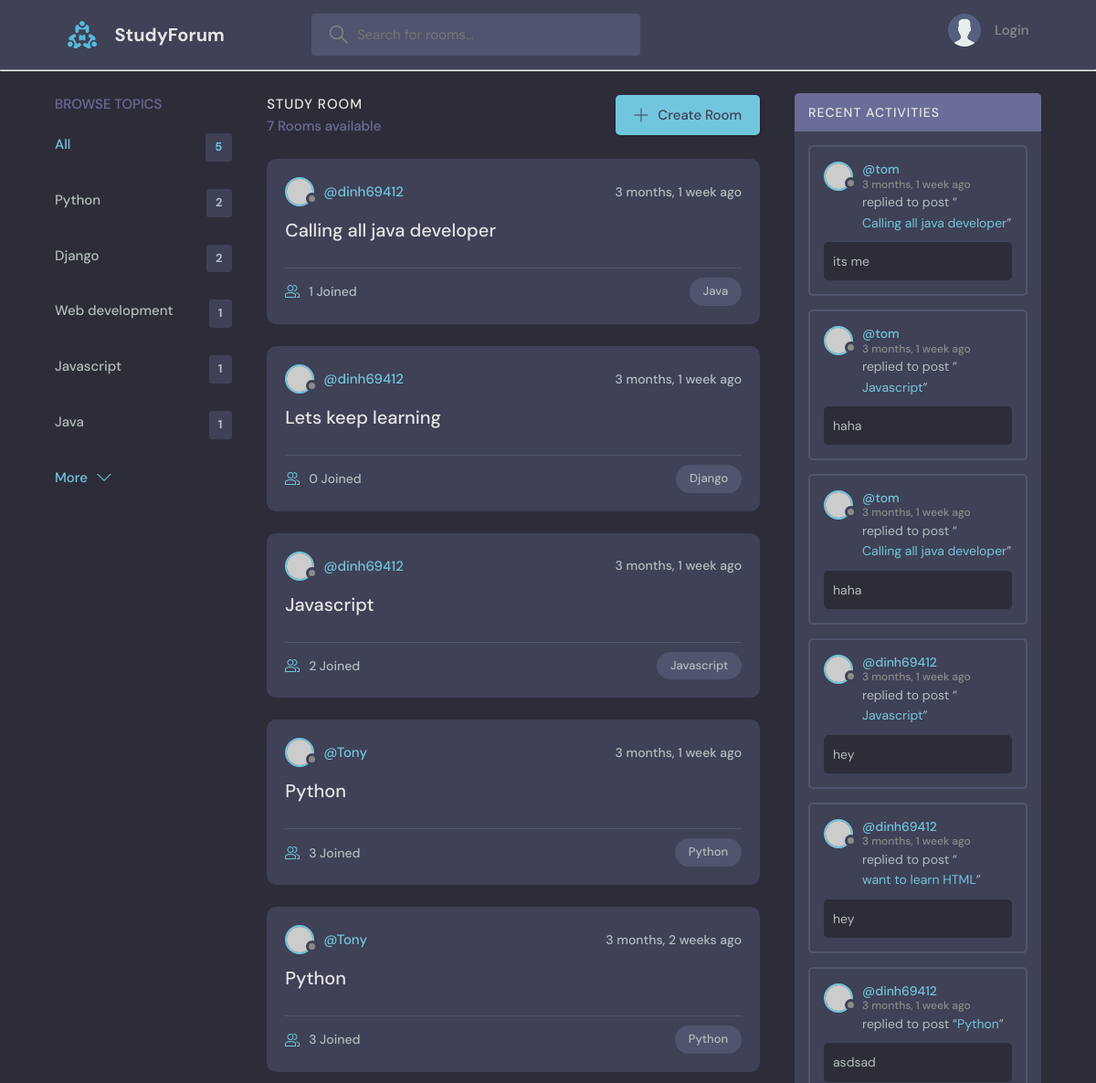
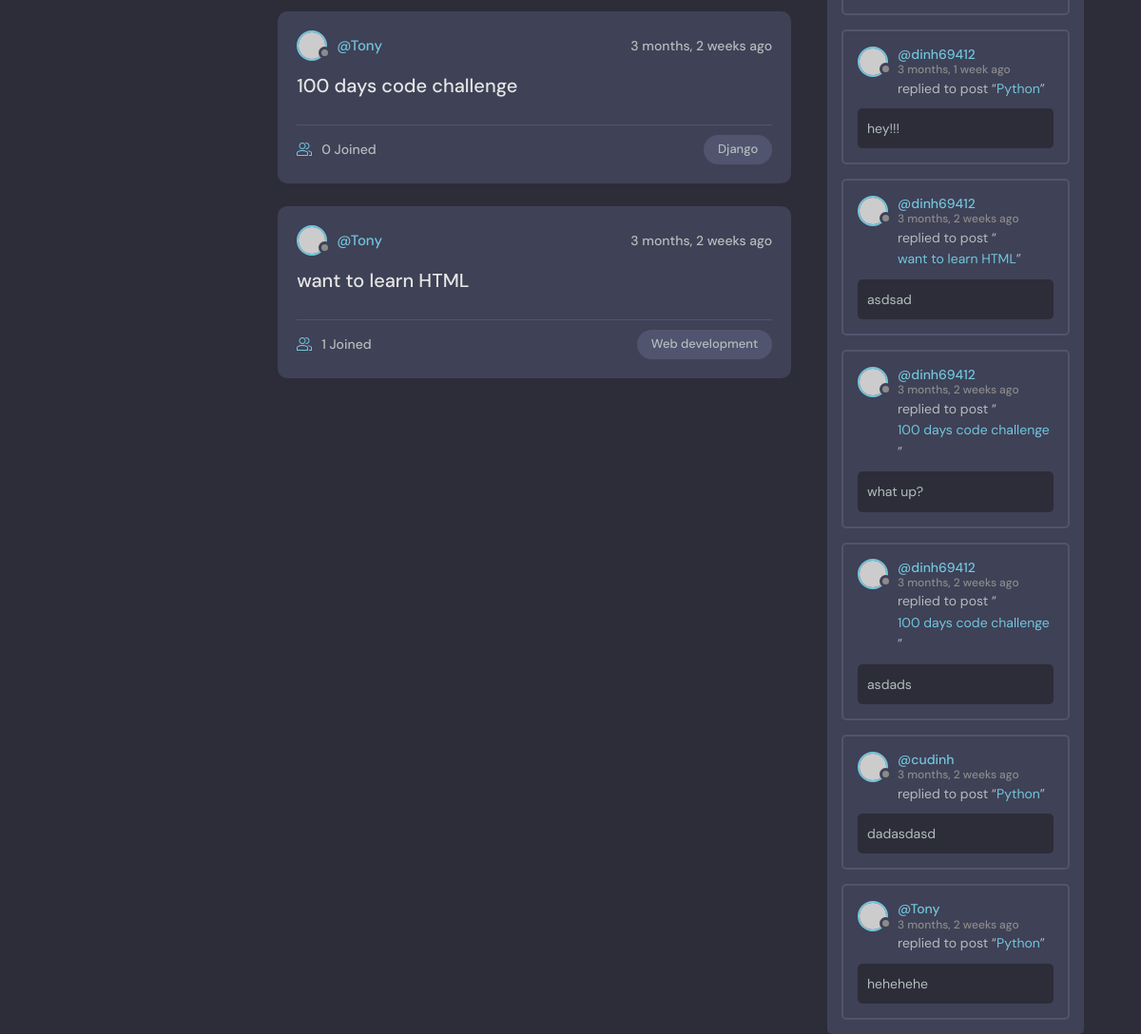
The page / on the database its author committed (2 pictures, top to bottom).
### base/models.py (models this page shows, shortened)
class Topic(models.Model):
    name=models.CharField(max_length=200)

class Room(models.Model):
    host=models.ForeignKey(User,on_delete=models.SET_NULL,null=True)
    topic=models.ForeignKey(Topic,on_delete=models.SET_NULL,null=True)
    name=models.CharField(max_length=200)
    description=models.TextField(null=True,blank=True)
    participants=models.ManyToManyField(User,related_name='participants',blank=True)
    updated=models.DateTimeField(auto_now=True)
    created=models.DateTimeField(auto_now_add=True)
    class Meta:
        ordering= ['-updated','-created']
    def __str__(self):
        return self.name

class Message(models.Model):
    user=models.ForeignKey(User,on_delete=models.CASCADE)
    room=models.ForeignKey(Room,on_delete=models.CASCADE)
    body=models.TextField()
    updated=models.DateTimeField(auto_now=True)
    created=models.DateTimeField(auto_now_add=True)
    class Meta:
        ordering= ['-updated','-created']

### base/views.py (the view)
# urls.py: path('', views.home,name='home'),
def home(request):
    q=request.GET.get('q') if request.GET.get('q') != None else ''
    rooms=Room.objects.filter(Q(topic__name__icontains=q)|Q(name__icontains=q)|Q(description__icontains=q))
    topics=Topic.objects.all()[0:5]
    room_count=rooms.count()
    room_messages=Message.objects.filter(Q(room__topic__name__icontains=q))
    context={'rooms':rooms,'topics':topics,'room_count':room_count,'room_messages':room_messages}
    return render(request,'base/home.html',context)

### base/templates/base/home.html (shortened to what this page needs)
{% extends 'main.html' %} {% block content %}
<main class="layout layout--3">
  <div class="container">
    {% include 'base/topics_component.html' %}
    <div class="roomList">
      <div class="roomList__header">
        <div>
          <h2>Study Room</h2>
          <p>{{room_count}} Rooms available</p>
        </div>
        <a class="btn btn--main" href="{% url 'create-room' %}">
          <svg
            version="1.1"
            xmlns="http://www.w3.org/2000/svg"
            width="32"
            height="32"
            viewBox="0 0 32 32"
          >
            <title>add</title>
            <path
              d="M16.943 0.943h-1.885v14.115h-14.115v1.885h14.115v14.115h1.885v-14.115h14.115v-1.885h-14.115v-14.115z"
            ></path>
          </svg>
          Create Room
        </a>
      </div>
      {% include 'base/feed_component.html' %}
    </div>
    {% include 'base/activity_component.html' %}
  </div>
</main>
{% endblock %}

### base/templates/base/topics_component.html
<div class="topics">
  <div class="topics__header">
    <h2>Browse Topics</h2>
  </div>
  <ul class="topics__list">
    <li>
      <a href="{% url 'home' %}" class="active"
        >All <span>{{topics.count}}</span></a
      >
    </li>
    {% for topic in topics %}
    <li>
      <a href="{% url 'home' %}?q={{topic.name}}"
        >{{topic.name}} <span>{{topic.room_set.all.count}}</span></a
      >
    </li>
    {% endfor %}
  </ul>
  <a class="btn btn--link" href="{% url 'topics' %}">
    More
    <svg
      version="1.1"
      xmlns="http://www.w3.org/2000/svg"
      width="32"
      height="32"
      viewBox="0 0 32 32"
    >
      <title>chevron-down</title>
      <path d="M16 21l-13-13h-3l16 16 16-16h-3l-13 13z"></path>
    </svg>
  </a>
</div>

### base/templates/base/feed_component.html (shortened to what this page needs)
{% for room in rooms %}
<div class="roomListRoom">
  <div class="roomListRoom__header">
    <a
      href="{% url 'user-profile' room.host.id %}"
      class="roomListRoom__author"
    >
      <div class="avatar avatar--small">
        <img src="https://randomuser.me/api/portraits/women/11.jpg" />
      </div>
      <span>@{{room.host.username}}</span>
    </a>
    <div class="roomListRoom__actions">
      <span>{{room.created|timesince}} ago</span>
    </div>
  </div>
  <div class="roomListRoom__content">
    <a href="{% url 'room' room.id %}">{{room.name}}</a>
  </div>
  <div class="roomListRoom__meta">
    <a href="{% url 'room' room.id %}" class="roomListRoom__joined">
      {{room.participants.all.count}} Joined
    </a>
    <p class="roomListRoom__topic">{{room.topic.name}}</p>
  </div>
</div>
{% endfor %}

### base/templates/base/activity_component.html (shortened to what this page needs)
<div class="activities">
  <div class="activities__header">
    <h2>Recent Activities</h2>
  </div>
  {% for message in room_messages %}
  <div class="activities__box">
    <div class="activities__boxHeader roomListRoom__header">
      <a
        href="{% url 'user-profile' message.user.id %}"
        class="roomListRoom__author"
      >
        <div class="avatar avatar--small">
          <img src="https://randomuser.me/api/portraits/women/11.jpg" />
        </div>
        <p>
          @{{message.user}}
          <span>{{message.created|timesince}} ago</span>
        </p>
      </a>
    </div>
    <div class="activities__boxContent">
      <p>
        replied to post “<a href="{% url 'room' message.room.id %}"
          >{{message.room}}</a
        >”
      </p>
      <div class="activities__boxRoomContent">{{message.body}}</div>
    </div>
  </div>
  {% endfor %}
</div>

### rows shown on the page
Topic: name "Python", room_set.all.count "2"
Topic: name "Django", room_set.all.count "2"
Topic: name "Web development", room_set.all.count "1"
Topic: name "Javascript", room_set.all.count "1"
Topic: name "Java", room_set.all.count "1"
Room: host.username "dinh69412", created "3 months, 1 week", name "Calling all java developer", participants.all.count "1", topic.name "Java"
Room: host.username "dinh69412", created "3 months, 1 week", name "Lets keep learning", participants.all.count "0", topic.name "Django"
Room: host.username "dinh69412", created "3 months, 1 week", name "Javascript", participants.all.count "2", topic.name "Javascript"
Room: host.username "Tony", created "3 months, 1 week", name "Python", participants.all.count "3", topic.name "Python"
Room: host.username "Tony", created "3 months, 2 weeks", name "Python", participants.all.count "3", topic.name "Python"
Room: host.username "Tony", created "3 months, 2 weeks", name "100 days code challenge", participants.all.count "0", topic.name "Django"
Room: host.username "Tony", created "3 months, 2 weeks", name "want to learn HTML", participants.all.count "1", topic.name "Web development"
Message: user "tom", created "3 months, 1 week", room "Calling all java developer", body "its me"
Message: user "tom", created "3 months, 1 week", room "Javascript", body "haha"
Message: user "tom", created "3 months, 1 week", room "Calling all java developer", body "haha"
Message: user "dinh69412", created "3 months, 1 week", room "Javascript", body "hey"
Message: user "dinh69412", created "3 months, 1 week", room "want to learn HTML", body "hey"
Message: user "dinh69412", created "3 months, 1 week", room "Python", body "asdsad"
Message: user "dinh69412", created "3 months, 1 week", room "Python", body "hey!!!"
Message: user "dinh69412", created "3 months, 2 weeks", room "want to learn HTML", body "asdsad"
Message: user "dinh69412", created "3 months, 2 weeks", room "100 days code challenge", body "what up?"
Message: user "dinh69412", created "3 months, 2 weeks", room "100 days code challenge", body "asdads"
Message: user "cudinh", created "3 months, 2 weeks", room "Python", body "dadasdasd"
Message: user "Tony", created "3 months, 2 weeks", room "Python", body "hehehehe"

### other values the page prints
{{ topics.count }} "5"
{{ room_count }} "7"
